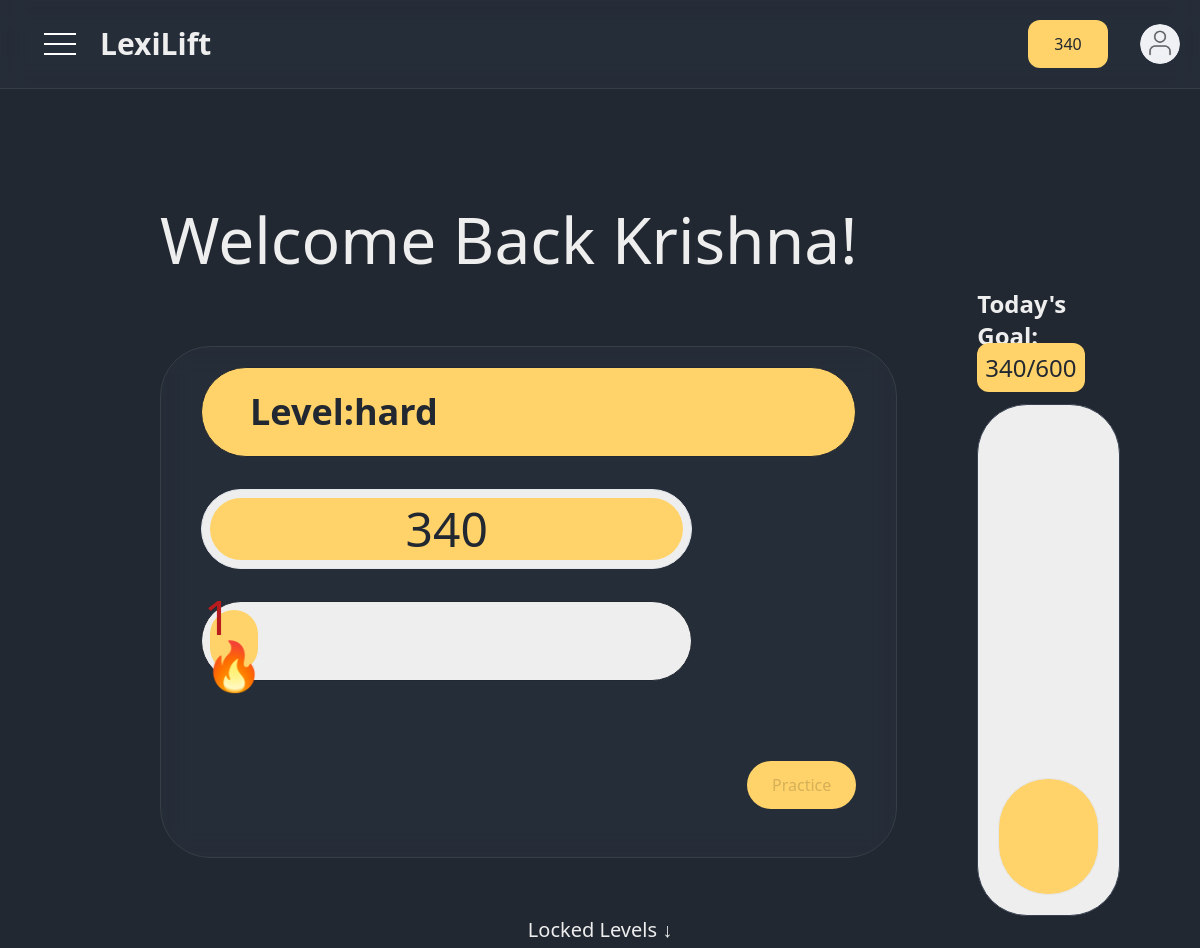
The app's page /dashboard (signed in, upper part), older data.
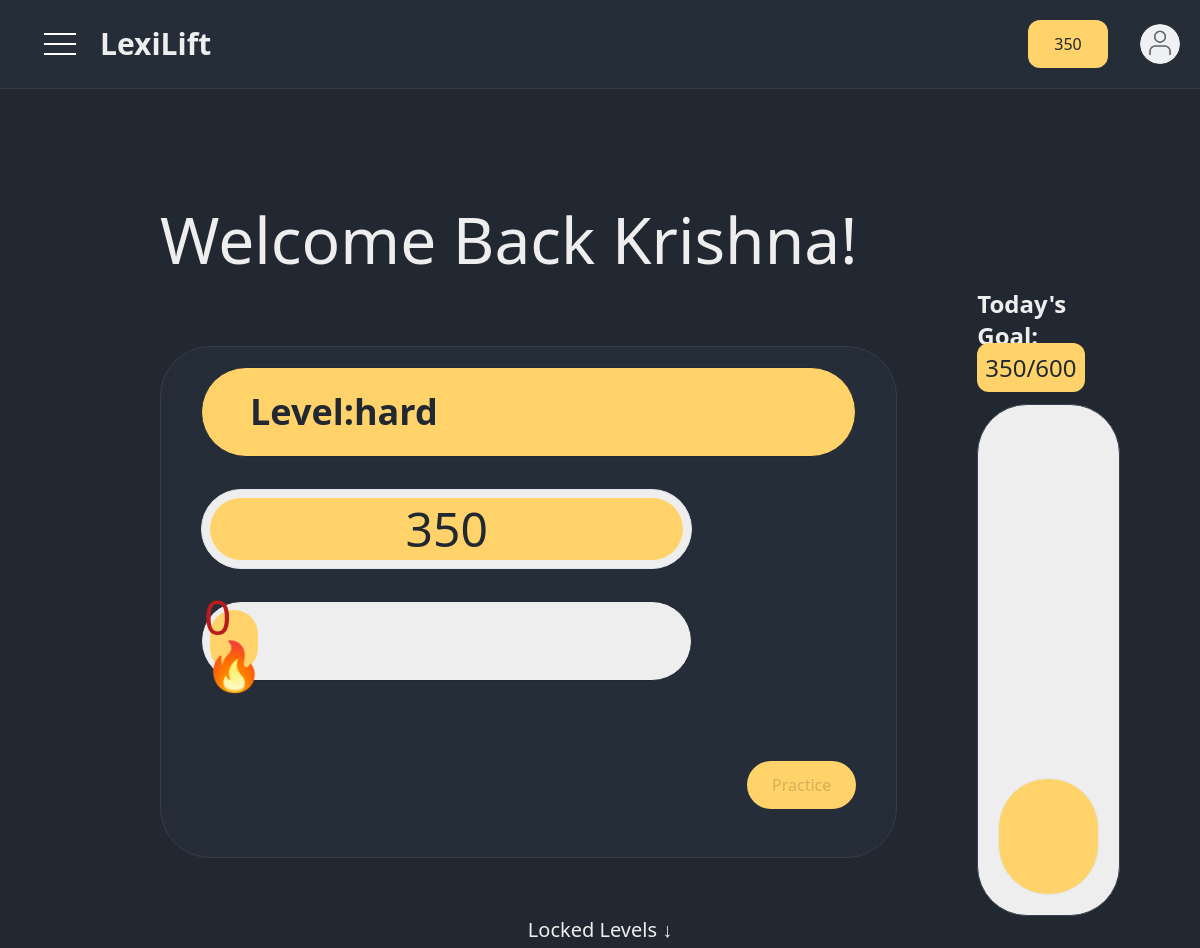
The same page, newer data.
### tables this page shows
CREATE TABLE "points" (
    user_id INTEGER,
    points INTEGER DEFAULT 0,
    correct_count INTEGER DEFAULT 0, level TEXT DEFAULT 'easy', num INTEGER DEFAULT 1,
    FOREIGN KEY (user_id) REFERENCES users (id)
);

### app.py (the view)
@app.route('/dashboard')
def dashboard():
    user_json = session.get('user')
    if user_json:
        user = json.loads(user_json)
        user_id = user[0]
        level = get_user_lvl(user_id)
        print(level)
        points = get_user_points(user_id)
        count = get_user_correc(user_id)
        if level == 'easy':
            points_needed = 400
        elif level == 'medium':
            points_needed = 1200
        else:
            points_needed = points
        if points_needed > 0:
            progress_percentage = (points / points_needed) * 100
        else:
            progress_percentage = 100
        progress_percentage = min(progress_percentage, 100)
        return render_template('dashboard.html',progress_percentage=progress_percentage,points_needed=points_needed, user=user, level=level, count=count, points=points)
    else:
        return redirect(url_for('login'))

### db_funcs.py (called while the page is built)
def get_user_points(user_id):
    con = sqlite3.connect("user.db")
    cursor = con.cursor()
    cursor.execute('SELECT points FROM points WHERE user_id = ?', (user_id,))
    points = cursor.fetchone()
    con.close()
    return points[0] if points else 0

def get_user_correc(user_id):
    con = sqlite3.connect("user.db")
    cursor = con.cursor()
    cursor.execute('SELECT correct_count FROM points WHERE user_id = ?', (user_id,))
    count = cursor.fetchone()
    con.close()
    return count[0] if count else 0

def get_user_lvl(user_id):
    con = sqlite3.connect("user.db")
    cursor = con.cursor()
    cursor.execute('SELECT level FROM points WHERE user_id = ?', (user_id,))
    lvl = cursor.fetchone()
    con.close()
    return lvl[0] if lvl else 'easy'

### templates/dashboard.html (shortened to what this page needs)
<html lang="en">
<head>
    <link rel="stylesheet" href="/static/output.css">
</head>
<body class='bg-blac min-h-screen flex flex-col'>
    <div class='bg-blac'>
        <div class="fixed flex items-center w-screen p-5 border-b-lblac border-b bg-slate-700/20 z-50 backdrop-blur-md">
            <div class="relative ml-6">
                <div id="menu-toggle" class="space-y-2 cursor-pointer">
                    <div class="line w-8 h-0.5 bg-white"></div>
                    <div class="line w-8 h-0.5 bg-white"></div>
                    <div class="line w-8 h-0.5 bg-white"></div>
                </div>
            </div>
            <div class="flex flex-grow">
                <a href="/dashboard" class='text-bone font-bold text-3xl ml-6'>LexiLift</a>
            </div>
            <div class="flex items-center justify-end gap-4 text-white">
                <span class="p-3 bg-dand text-blac rounded-xl w-20 h-full flex items-center justify-center">{{points}}</span>
                {% if user %}
                <a href="{{ url_for('profile') }}" class="ml-4">
                    <img src="/static/img/pfp.png" alt="Profile Image" class="rounded-full w-10 h-10">
                </a>
                {% else %}
                <a href="{{ url_for('login') }}" class="ml-4">Login</a>
                {% endif %}
            </div>
        </div>
    </div>
    <div class="pt-28 flex-">
        <div class="flex ml-40 mt-20">
            <h2 class="text-bone text-[4rem]">Welcome Back {{ user[2] }}!</h2>
        </div>
    </div>
    <div class="flex-1 w-full flex justify-center items-center ">
        <div
            class="flex border border-lblac ml-40 bg-slate-700/20 h-[32rem] w-5/6 z--50 backdrop-blur-md text-bone rounded-[50px] p-10 pt-5 flex-col ">
            <div class="border border-blac w-full bg-dand h-1/5 rounded-[50px] p-6 pl-12 flex items-center">
                <div class="flex w-1/2">
                    <div class="text-blac text-4xl font-semibold"> Level:{{level}} </div>
                </div>
            </div>
            <div class="border border-black w-3/4 mt-8 bg-bone h-20 rounded-[50px] p-2 flex items-center">
                <div class="bg-dand h-full rounded-[50px] flex items-center justify-center"
                     style="width: {{ progress_percentage }}%;">
                    <span class="text-blac text-5xl font-light flex items-start">{{ points }}</span>
                </div>
            </div>
            <div class="border border-blac w-3/4 mt-8 bg-bone h-20 rounded-[50px] p-2 flex items-center">
                <div class="bg-dand h-full rounded-[50px] p-6 flex items-center justify-center"
                    style="width: {{count}}%;">
                    <l class="text-red-700 text-5xl font-light flex items-start">{{count}}🔥</l>
                </div>
            </div>
            <div class="flex flex-row-reverse w-full mt-20  ">
                <a href="{{ url_for('practice') }}"
                    class="p-3 bg-dand text-ddand rounded-3xl w-1/6 h-1/6 flex items-center justify-center hover:text-dand hover:bg-ddand">
                    Practice</a>
            </div>
        </div>
        <div class="flex  flex-col mr-20 ml-20 w-1/6 text-bone items-center justify-center">
            <div>
                <l class="font-semibold text-2xl mb-5">Today's Goal: </l>
                <l class="text-2xl  text-blac bg-dand p-2 rounded-xl">{{points}}/600</l>
            </div>
            <div class="w-full h-[32rem] border border-gray-700 bg-bone rounded-[50px] p-5 mt-5 flex  flex-col-reverse">
                <div class="w-full h-[25%] border border-ddand bg-dand rounded-[50px] p-5">
                </div>
            </div>
        </div>
    </div>
    <div class="flex w-full justify-center items-center">
        <l class="text-xl text-bone">Locked Levels ↓</l>
    </div>
</body>
</html>

Row changes from the older to the newer data that the page shows:
changed points "hard": points "340" → "350"
Text that changed along with them:
{{ count }}: "1" → "0"
